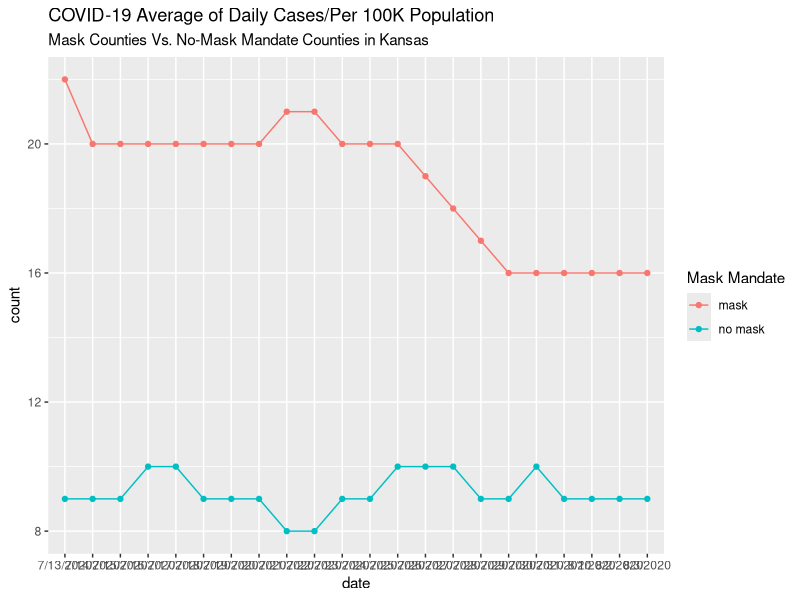
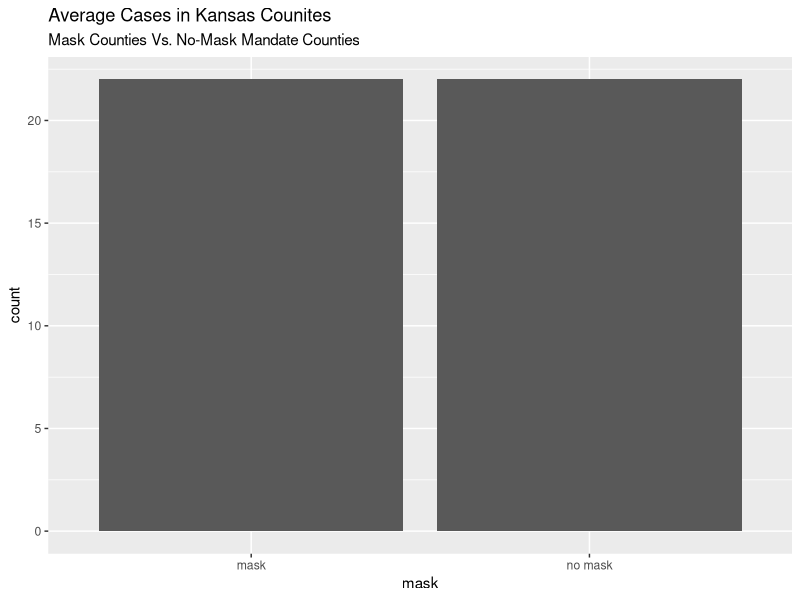

Generate these figures, in order, with R:
## ---- chunk 1
library(tidyverse) 
## ---- chunk 2
Covid_mask <- tribble(
  ~date, ~count, ~mask,
  "7/13/2020", 22, "mask",
  "7/13/2020", 9, "no mask",
  "7/14/2020", 20, "mask",
  "7/14/2020", 9, "no mask",
  "7/15/2020", 20, "mask",
  "7/15/2020", 9, "no mask",
  "7/16/2020", 20, "mask",
  "7/16/2020", 10, "no mask",
  "7/17/2020", 20, "mask",
  "7/17/2020", 10, "no mask",
  "7/18/2020", 20, "mask",
  "7/18/2020", 9, "no mask",
  "7/19/2020", 20, "mask",
  "7/19/2020", 9, "no mask",
  "7/20/2020", 20, "mask",
  "7/20/2020", 9, "no mask",
  "7/21/2020", 21, "mask",
  "7/21/2020", 8, "no mask",
  "7/22/2020", 21, "mask",
  "7/22/2020", 8, "no mask",
  "7/23/2020", 20, "mask",
  "7/23/2020", 9, "no mask",
  "7/24/2020", 20, "mask",
  "7/24/2020", 9, "no mask",
  "7/25/2020", 20, "mask",
  "7/25/2020", 10, "no mask",
  "7/26/2020", 19, "mask",
  "7/26/2020", 10, "no mask",
  "7/27/2020", 18, "mask",
  "7/27/2020", 10, "no mask",
  "7/28/2020", 17, "mask",
  "7/28/2020", 9, "no mask",
  "7/29/2020", 16, "mask",
  "7/29/2020", 9, "no mask",
  "7/30/2020", 16, "mask",
  "7/30/2020", 10, "no mask",
  "7/31/2020", 16, "mask",
  "7/31/2020", 9, "no mask",
  "8/1/2020", 16, "mask",
  "8/1/2020", 9, "no mask",
  "8/2/2020", 16, "mask",
  "8/2/2020", 9, "no mask",
  "8/3/2020", 16, "mask",
  "8/3/2020", 9, "no mask")
## ---- chunk 3
Covid_mask %>%
  ggplot(aes(x = date, y = count, color = mask)) +
  geom_point() +
  geom_line(aes(group = mask)) +
  labs(title = "COVID-19 Average of Daily Cases/Per 100K Population", subtitle = "Mask Counties Vs. No-Mask Mandate Counties in Kansas", color = "Mask Mandate")
## ---- chunk 4
Covid_mask %>%
  ggplot(aes(x = mask, fill = count)) +
  geom_bar() +
  labs(title = "Average Cases in Kansas Counites",
       subtitle = "Mask Counties Vs. No-Mask Mandate Counties")
